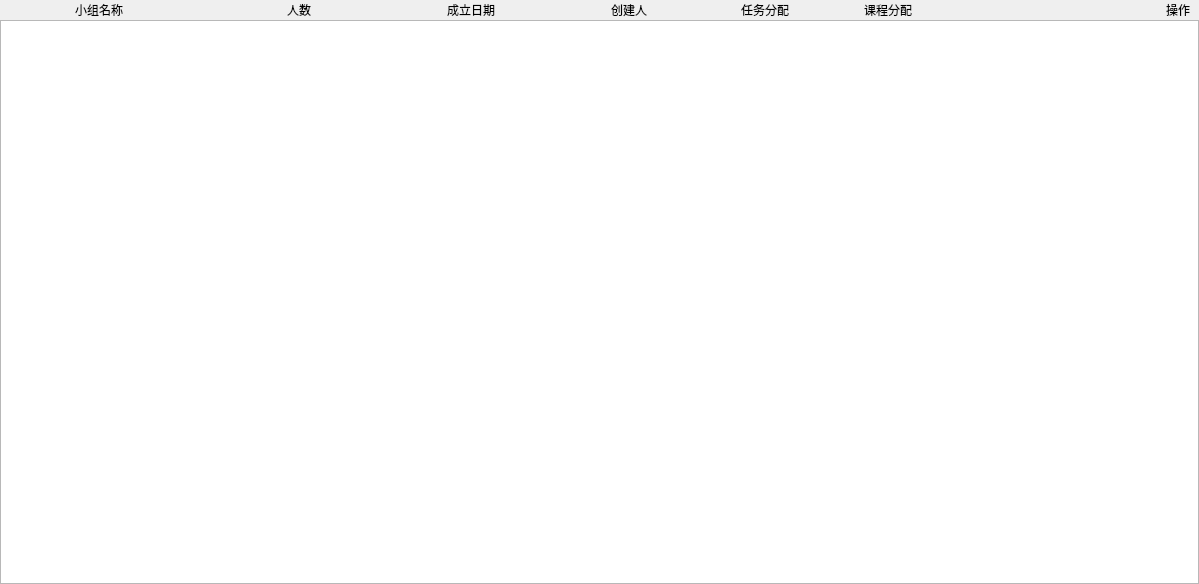
<?xml version="1.0" encoding="UTF-8"?>
<ui version="4.0">
 <class>SYAdminGroupMgrWindow</class>
 <widget class="QWidget" name="SYAdminGroupMgrWindow">
  <property name="enabled">
   <bool>true</bool>
  </property>
  <property name="geometry">
   <rect>
    <x>0</x>
    <y>0</y>
    <width>1171</width>
    <height>584</height>
   </rect>
  </property>
  <property name="sizePolicy">
   <sizepolicy hsizetype="Expanding" vsizetype="Expanding">
    <horstretch>0</horstretch>
    <verstretch>0</verstretch>
   </sizepolicy>
  </property>
  <property name="minimumSize">
   <size>
    <width>0</width>
    <height>0</height>
   </size>
  </property>
  <property name="windowTitle">
   <string>SimLaparo</string>
  </property>
  <layout class="QVBoxLayout" name="verticalLayout_2">
   <property name="spacing">
    <number>0</number>
   </property>
   <property name="leftMargin">
    <number>0</number>
   </property>
   <property name="topMargin">
    <number>0</number>
   </property>
   <property name="rightMargin">
    <number>0</number>
   </property>
   <property name="bottomMargin">
    <number>0</number>
   </property>
   <item>
    <layout class="QVBoxLayout" name="verticalLayout_4">
     <property name="spacing">
      <number>0</number>
     </property>
     <property name="leftMargin">
      <number>0</number>
     </property>
     <property name="rightMargin">
      <number>0</number>
     </property>
     <property name="bottomMargin">
      <number>0</number>
     </property>
     <item>
      <widget class="QFrame" name="fram_listhead">
       <layout class="QHBoxLayout" name="horizontalLayout">
        <property name="topMargin">
         <number>0</number>
        </property>
        <property name="bottomMargin">
         <number>0</number>
        </property>
        <item>
         <spacer name="horizontalSpacer">
          <property name="orientation">
           <enum>Qt::Horizontal</enum>
          </property>
          <property name="sizeType">
           <enum>QSizePolicy::Fixed</enum>
          </property>
          <property name="sizeHint" stdset="0">
           <size>
            <width>66</width>
            <height>20</height>
           </size>
          </property>
         </spacer>
        </item>
        <item>
         <widget class="QLabel" name="groupNameLabel">
          <property name="text">
           <string>小组名称</string>
          </property>
          <property name="alignment">
           <set>Qt::AlignCenter</set>
          </property>
         </widget>
        </item>
        <item>
         <spacer name="horizontalSpacer_2">
          <property name="orientation">
           <enum>Qt::Horizontal</enum>
          </property>
          <property name="sizeType">
           <enum>QSizePolicy::Fixed</enum>
          </property>
          <property name="sizeHint" stdset="0">
           <size>
            <width>158</width>
            <height>20</height>
           </size>
          </property>
         </spacer>
        </item>
        <item>
         <widget class="QLabel" name="label_6">
          <property name="text">
           <string>人数</string>
          </property>
          <property name="alignment">
           <set>Qt::AlignCenter</set>
          </property>
         </widget>
        </item>
        <item>
         <spacer name="horizontalSpacer_3">
          <property name="orientation">
           <enum>Qt::Horizontal</enum>
          </property>
          <property name="sizeType">
           <enum>QSizePolicy::Fixed</enum>
          </property>
          <property name="sizeHint" stdset="0">
           <size>
            <width>130</width>
            <height>20</height>
           </size>
          </property>
         </spacer>
        </item>
        <item>
         <widget class="QLabel" name="label_5">
          <property name="text">
           <string>成立日期</string>
          </property>
          <property name="alignment">
           <set>Qt::AlignCenter</set>
          </property>
         </widget>
        </item>
        <item>
         <spacer name="horizontalSpacer_4">
          <property name="orientation">
           <enum>Qt::Horizontal</enum>
          </property>
          <property name="sizeType">
           <enum>QSizePolicy::Fixed</enum>
          </property>
          <property name="sizeHint" stdset="0">
           <size>
            <width>110</width>
            <height>20</height>
           </size>
          </property>
         </spacer>
        </item>
        <item>
         <widget class="QLabel" name="label_4">
          <property name="text">
           <string>创建人</string>
          </property>
          <property name="alignment">
           <set>Qt::AlignCenter</set>
          </property>
         </widget>
        </item>
        <item>
         <spacer name="horizontalSpacer_5">
          <property name="orientation">
           <enum>Qt::Horizontal</enum>
          </property>
          <property name="sizeType">
           <enum>QSizePolicy::Fixed</enum>
          </property>
          <property name="sizeHint" stdset="0">
           <size>
            <width>88</width>
            <height>20</height>
           </size>
          </property>
         </spacer>
        </item>
        <item>
         <widget class="QLabel" name="label_3">
          <property name="text">
           <string>任务分配</string>
          </property>
          <property name="alignment">
           <set>Qt::AlignCenter</set>
          </property>
         </widget>
        </item>
        <item>
         <spacer name="horizontalSpacer_6">
          <property name="orientation">
           <enum>Qt::Horizontal</enum>
          </property>
          <property name="sizeType">
           <enum>QSizePolicy::Fixed</enum>
          </property>
          <property name="sizeHint" stdset="0">
           <size>
            <width>69</width>
            <height>20</height>
           </size>
          </property>
         </spacer>
        </item>
        <item>
         <widget class="QLabel" name="label_2">
          <property name="text">
           <string>课程分配</string>
          </property>
          <property name="alignment">
           <set>Qt::AlignCenter</set>
          </property>
         </widget>
        </item>
        <item>
         <spacer name="horizontalSpacer_7">
          <property name="orientation">
           <enum>Qt::Horizontal</enum>
          </property>
          <property name="sizeType">
           <enum>QSizePolicy::Fixed</enum>
          </property>
          <property name="sizeHint" stdset="0">
           <size>
            <width>248</width>
            <height>20</height>
           </size>
          </property>
         </spacer>
        </item>
        <item>
         <widget class="QLabel" name="label">
          <property name="text">
           <string>操作</string>
          </property>
          <property name="alignment">
           <set>Qt::AlignCenter</set>
          </property>
         </widget>
        </item>
        <item>
         <spacer name="horizontalSpacer_8">
          <property name="orientation">
           <enum>Qt::Horizontal</enum>
          </property>
          <property name="sizeHint" stdset="0">
           <size>
            <width>40</width>
            <height>20</height>
           </size>
          </property>
         </spacer>
        </item>
       </layout>
      </widget>
     </item>
     <item>
      <widget class="QListWidget" name="list_group">
       <property name="focusPolicy">
        <enum>Qt::NoFocus</enum>
       </property>
       <property name="alternatingRowColors">
        <bool>true</bool>
       </property>
      </widget>
     </item>
    </layout>
   </item>
  </layout>
 </widget>
 <resources/>
 <connections/>
</ui>
